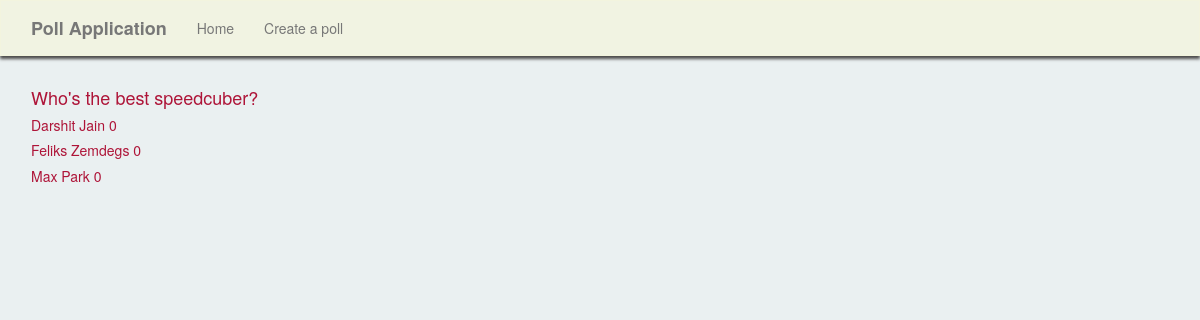
The page /result/15/ on the database its author committed.
### polls/models.py (models this page shows)
class Question(models.Model):
    question_text = models.CharField(max_length=200)
    pub_date = models.DateTimeField(default=timezone.now)
    def __str__(self):
        return self.question_text

class Choice(models.Model):
    question = models.ForeignKey(Question, on_delete=models.CASCADE)
    option = models.CharField(max_length=200, blank=True)
    votes = models.IntegerField(default=0)
    def __str__(self):
        return self.option

### polls/views.py (the view)
# urls.py: path('result/<int:question_id>/',views.result,name='result'),
def result(request, question_id):
	question = get_object_or_404(Question,pk=question_id)
	options = question.choice_set.all()
	context = {'options':options, 'question':question
	}
	return render(request,'polls/result.html',context)

### polls/templates/polls/result.html
{% extends "polls/base.html" %}
{% block content%}
	<h4>{{ question }}</h4>
	{% for option in options %}
		<h5>{{ option }} {{ option.votes }}</h5>
	{% endfor %}
{% endblock content %}

### polls/static/polls/main.css (style rules this page uses)
body { background: #EAF0F1; color: #AE1438; }

### rows shown on the page
Question: question_text "Who's the best speedcuber?"
Choice: option "Darshit Jain", votes "0"
Choice: option "Feliks Zemdegs", votes "0"
Choice: option "Max Park", votes "0"
